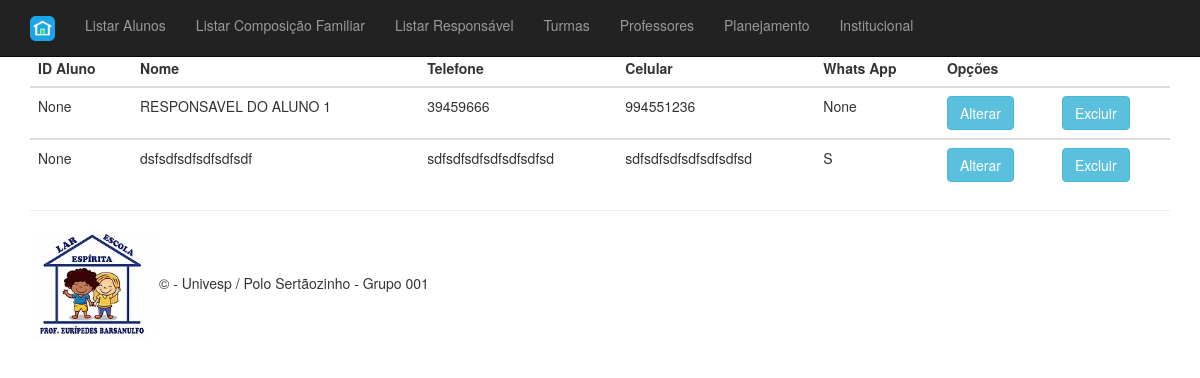
The app's page /listagem_responsavel with its own data.
### aluno/models.py (models this page shows)
class Responsavel(db.Model):
    __tablename__ = 'responsavel'
    __table_args__ = {'extend_existing': True}
    id = db.Column(db.Integer, primary_key=True,
                   autoincrement=True)
    resp_id_aluno = db.Column(db.Integer, db.ForeignKey("aluno.id"))
    resp_nome = db.Column(db.String(120))
    resp_nascimento = db.Column(db.Date)
    resp_cpf = db.Column(db.String(11))
    resp_rg = db.Column(db.String(20))
    resp_fone_fixo = db.Column(db.String(25))
    resp_fone_celular = db.Column(db.String(25))
    resp_whatsapp = db.Column(db.String(1))
    resp_local_trab = db.Column(db.String(120))
    resp_fone_trab = db.Column(db.String(25))
    resp_funcao_trab = db.Column(db.String(60))
    resp_tipo_resp = db.Column(db.String(1))
    resp_cidade = db.Column(db.String(120))
    resp_estado = db.Column(db.String(2))
    resp_logradouro = db.Column(db.String(120))
    resp_numero = db.Column(db.String(20))
    resp_complemento = db.Column(db.String(60))
    resp_bairro = db.Column(db.String(80))
    resp_cep = db.Column(db.String(8))
    resp_estado_civil = db.Column(db.String(120))

### aluno/routes.py (the view)
@app.route("/listagem_responsavel", methods=["GET"])
def listagem_responsavel():
    responsaveis = Responsavel.query.all()
    return render_template("listagem_responsaveis.html", responsaveis=responsaveis)

### aluno/templates/listagem_responsaveis.html (shortened to what this page needs)
{% extends 'base.html' %}
{% block content %}
<table class="table table-hover table-dark">
    <thead>
        <tr>
            <th scope="col">ID Aluno</th>
            <th scope="col">Nome</th>
            <th scope="col">Telefone</th>
            <th scope="col">Celular</th>
            <th scope="col">Whats App</th>
            <th scope="col">Opções</th>
            <th scope="col"></th>
        </tr>
    </thead>
    {% for responsavel in responsaveis %}
    <tbody>
        <tr>
            <td> {{ responsavel.resp_id_aluno }} </td>
            <td> {{ responsavel.resp_nome }}</td>
            <td> {{ responsavel.resp_fone_fixo }}</td>
            <td> {{ responsavel.resp_fone_celular }}</td>
            <td> {{ responsavel.resp_whatsapp }}</td>
            <td>
                <button class="btn btn-outline btn-info">Alterar</button>
            </td>
            <td>
                <button class="btn btn-outline btn-info">Excluir</button>
            </td>
        </tr>
    </tbody>
    {% endfor %}
</table>
{% endblock %}

### aluno/static/content/site.css (style rules this page uses)
body { padding-top: 50px; padding-bottom: 20px; }

### records on screen
Responsavel: resp_id_aluno "None", resp_nome "RESPONSAVEL DO ALUNO 1", resp_fone_fixo "39459666", resp_fone_celular "994551236", resp_whatsapp "None"
Responsavel: resp_id_aluno "None", resp_nome "dsfsdfsdfsdfsdfsdf", resp_fone_fixo "sdfsdfsdfsdfsdfsdfsd", resp_fone_celular "sdfsdfsdfsdfsdfsdfsd", resp_whatsapp "S"
